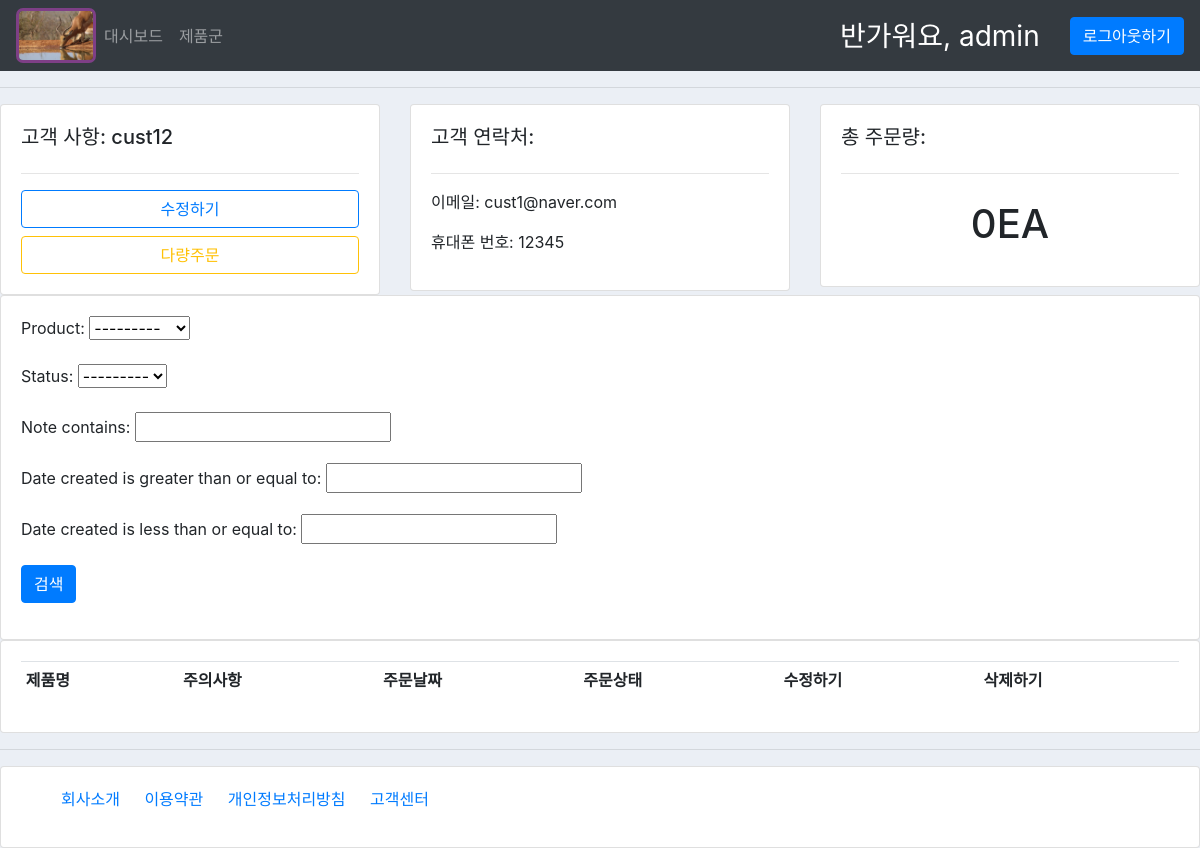
/customer/1/ (signed in), run on an earlier commit of the app's database.
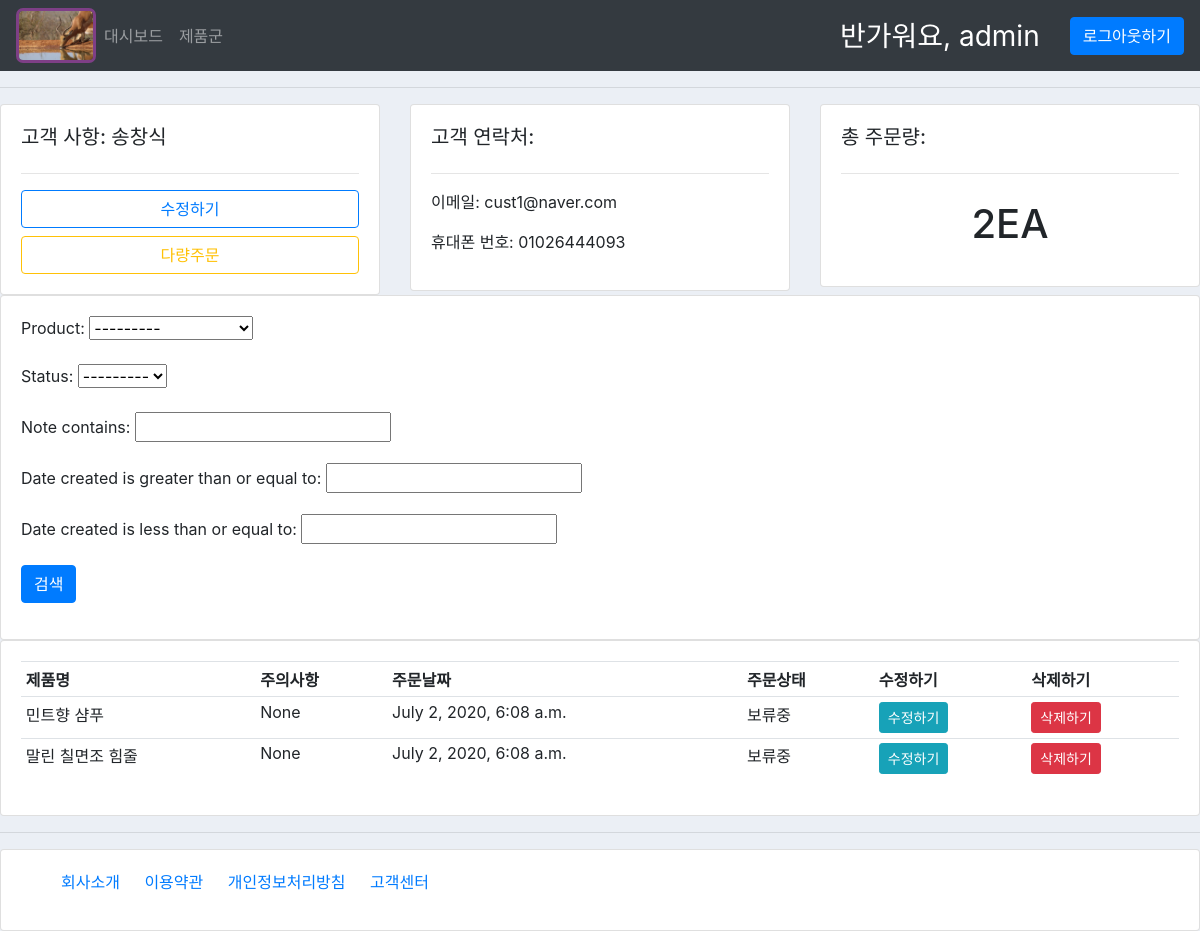
And on a later commit of the database.
### accounts/models.py (models this page shows, shortened)
class Customer(models.Model):
    user = models.OneToOneField(User, on_delete=models.CASCADE, null=True, blank=True)
    name = models.CharField(max_length=200, null=True)
    phone =models.CharField(max_length=200, null=True)
    email=models.CharField(max_length=200, null=True)
    profile_pic = models.ImageField(null=True, blank=True, default="가젤.jpg")
    date_created = models.DateTimeField(auto_now_add=True, null=True)

class Order(models.Model):
    STATUS =(
        ('보류중', '보류중'),
        ('출고완료', '출고완료'),
        ('배송완료', '배송완료'),
    )
    customer= models.ForeignKey(Customer,on_delete=models.CASCADE, null=True)
    product=models.ForeignKey(Products,on_delete=models.CASCADE, null=True)
    date_created = models.DateTimeField(auto_now_add=True, null=True)
    status = models.CharField(max_length=200, null=True, choices=STATUS)
    note = models.CharField(max_length=1000,null=True,blank=True)
    def __str__(self):
        return self.product.name

class Products(models.Model):
    CATEGORY=(
        ('강아지', '강아지'),
        ('고양이', '고양이'),
    )
    name=models.CharField(max_length=200, null=True)
    price= models.FloatField(null=True)
    category=models.CharField(max_length=200, null=True, choices=CATEGORY)
    description=models.CharField(max_length=200, null=True, blank=True)
    date_created = models.DateTimeField(auto_now_add=True, null=True)
    tags = models.ManyToManyField(Tag)
    def __str__(self):
        return self.name

### accounts/decorators.py (the view)
        def wrapper_func(request, *args, **kwargs):
            group = None
            if request.user.groups.exists():
                group = request.user.groups.all()[0].name #group테이블의 pk를 제외한 유일한 컬럼"name"
            if group in allowed_roles:
                return view_func(request, *args, **kwargs)
            else:
                return HttpResponse("접근이 허가되지 않은 사용자입니다 %s만 접근하세요" % allowed_roles)
            return view_func(request, *args, **kwargs)

### accounts/views.py (called while the page is built)
@login_required(login_url='login')
@allowed_users(allowed_roles=['admin'])
def customer(request,pk):
    customer = Customer.objects.get(id=pk)
    orders=customer.order_set.all()
    total_count = orders.count()
    myFilter = OrderFilter(request.GET, queryset=orders)
    orders = myFilter.qs
    print(orders," in views")
    context={
        'customer':customer,
         'orders':orders,
          'total_count':total_count,
        'myFilter':myFilter,
    }
    return render(request, 'accounts/customer.html',context)

### accounts/templates/accounts/customer.html
{% extends 'accounts/main.html' %}
{% block content %}
<div class="row">
    <div class="col-md">
        <div class="card card-body">
            <h5>고객 사항: {{customer.name}}</h5>
            <hr>
            <a href="" class="btn btn-outline-primary btn-block">수정하기</a>
            <a href="{% url 'create_order' customer.id %}" class="btn btn-outline-warning btn-block">다량주문</a>
        </div>
    </div>
    <div class="col-md">
        <div class="card card-body">
            <h5>고객 연락처: </h5>
            <hr>
            <p> 이메일: {{customer.email}} </p>
            <p> 휴대폰 번호: {{customer.phone}}</p>
        </div>
    </div>
    <div class="col-md">
        <div class="card card-body">
            <h5>총 주문량:</h5>
            <hr>
            <h1 style="text-align: center; padding:10px ;"> {{total_count}}EA </h1>
        </div>
    </div>
</div>
<div class="row">
    <div class="col-md">
        <div class="card card-body">
            <form method="GET">
                {{myFilter.form.as_p}}
                <button class="btn btn-primary" type="submit">검색</button>
            </form>
        </div>
    </div>
</div>
<div class="row">
    <div class="col-md">
        <div class="card card-body">
            <table class="table table-sm">
                <tr>
                    <th>제품명</th>
                    <th>주의사항</th>
                    <th>주문날짜</th>
                    <th>주문상태</th>
                    <th>수정하기</th>
                    <th>삭제하기</th>
                </tr>
                {% for order in orders %}
                <tr>
                    <td>{{order.product}}</td>
                    <td>{{order.note}}</td>
                    <td>{{order.date_created}}</td>
                    <td>{{order.status}}</td>
                    <td><a class="btn btn-sm btn-info" href="{% url 'update_order' order.id %}">수정하기</td>
                    <td><a class="btn btn-sm btn-danger" href="{% url 'delete_order' order.id %}">삭제하기</td>
                </tr>
                {% endfor %}
            </table>
        </div>
    </div>
</div>
{% endblock content %}

What changed in the data, as far as the page shows it:
changed Customer "cust1@naver.com": name "cust12" → "송창식"; phone "12345" → "01026444093"
added Order: product "민트향 샴푸", note "None", date_created "July 2, 2020, 6:08 a.m.", status "보류중"
added Order: product "말린 칠면조 힘줄", note "None", date_created "July 2, 2020, 6:08 a.m.", status "보류중"
Also different on the page:
{{ total_count }}: "0" → "2"
